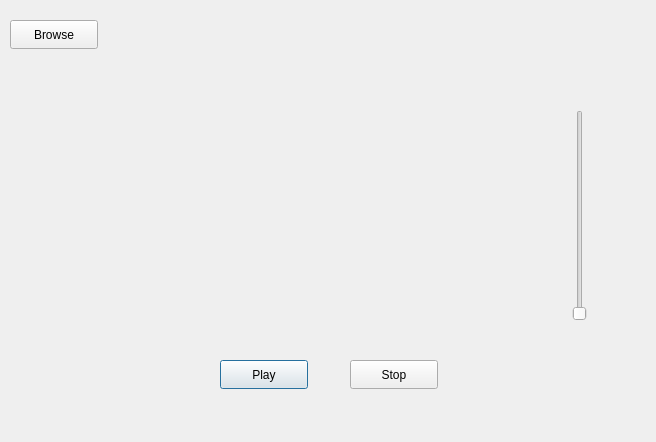
<?xml version="1.0" encoding="UTF-8"?>
<ui version="4.0">
 <class>Dialog</class>
 <widget class="QDialog" name="Dialog">
  <property name="geometry">
   <rect>
    <x>0</x>
    <y>0</y>
    <width>656</width>
    <height>442</height>
   </rect>
  </property>
  <property name="windowTitle">
   <string>Music player</string>
  </property>
  <widget class="QPushButton" name="playButton">
   <property name="geometry">
    <rect>
     <x>220</x>
     <y>360</y>
     <width>88</width>
     <height>29</height>
    </rect>
   </property>
   <property name="text">
    <string>Play</string>
   </property>
  </widget>
  <widget class="QPushButton" name="stopButton">
   <property name="geometry">
    <rect>
     <x>350</x>
     <y>360</y>
     <width>88</width>
     <height>29</height>
    </rect>
   </property>
   <property name="text">
    <string>Stop</string>
   </property>
  </widget>
  <widget class="QPushButton" name="browseButton">
   <property name="geometry">
    <rect>
     <x>10</x>
     <y>20</y>
     <width>88</width>
     <height>29</height>
    </rect>
   </property>
   <property name="text">
    <string>Browse</string>
   </property>
  </widget>
  <widget class="QSlider" name="volumeSlider">
   <property name="geometry">
    <rect>
     <x>570</x>
     <y>110</y>
     <width>20</width>
     <height>211</height>
    </rect>
   </property>
   <property name="orientation">
    <enum>Qt::Vertical</enum>
   </property>
  </widget>
 </widget>
 <resources/>
 <connections/>
</ui>
